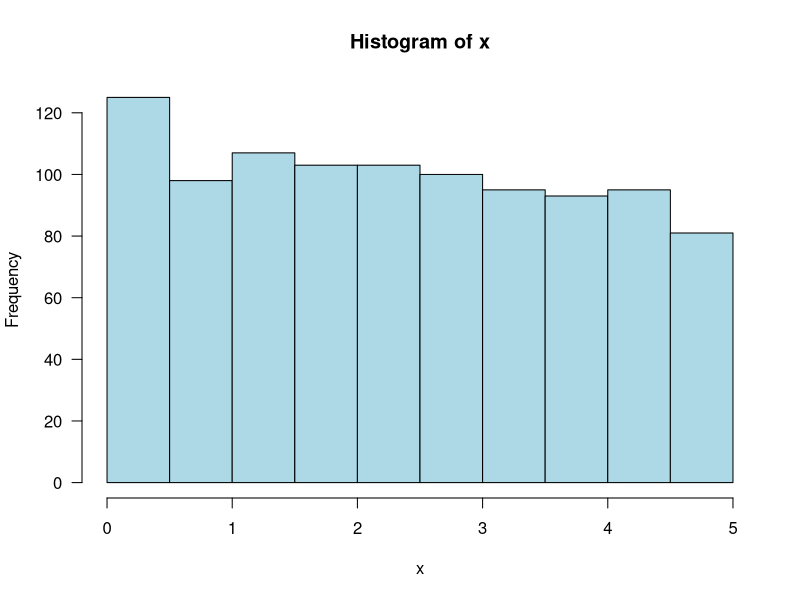

Here is the R script that generated this plot:
## ---- chunk 1
runif(n = 1, min = 0, max = 5)
## ---- chunk 2
x <- runif(n = 1000, min = 0, max = 5)
mean(x)
## ---- chunk 3
hist(x, las = 1, col = "lightblue")
## ---- chunk 4
F <- function(x) (x/8) + (3/16)*x^2
## ---- chunk 5
F(1.5) - F(1)
## ---- chunk 6
pnorm(-1)
## ---- chunk 7
pnorm(37, mean = 40, sd = 2)
## ---- chunk 8
pnorm((37-40)/2)
## ---- chunk 9
1 - pnorm(39, mean = 40, sd = 2)
## ---- chunk 10
qnorm(.75)
## ---- chunk 11
qnorm(.75, mean = 40, sd = 2)
## ---- chunk 12
40 + qnorm(.75)*2
## ---- chunk 13
F <- function(x) 0.03*x^2 + 0.05*x
x <- runif(n = 1000, min = 0, max = 5)
F(4) - F(2)
## ---- chunk 14
H <- function(x) 0.02*x^3 + 0.025*x^2
H(5)-H(0) 
## ---- chunk 15
E <- H(5)-H(0)
G <- function(x) .015*(x^4)+(.05/3)*(x^3)
G(5)-G(0)-E^2
